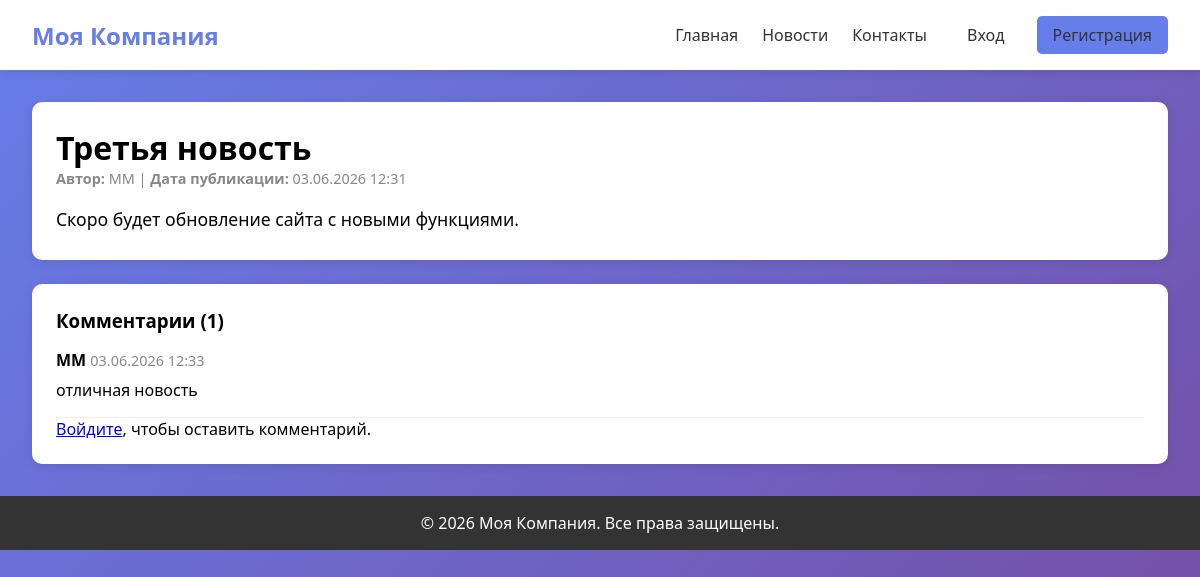
/news/3/, run on the app's committed database.
### news/models.py (models this page shows, shortened)
class News(models.Model):
    title = models.CharField('Заголовок', max_length=200)
    content = models.TextField('Содержание')
    author = models.ForeignKey(User, on_delete=models.CASCADE, verbose_name='Автор', related_name='news')
    created_date = models.DateTimeField('Дата публикации', default=timezone.now)
    image = models.ImageField('Изображение', upload_to='news_images/', blank=True, null=True)
    class Meta:
        verbose_name = 'Новость'
        verbose_name_plural = 'Новости'
        ordering = ['-created_date']

class Comment(models.Model):
    news = models.ForeignKey(News, on_delete=models.CASCADE, verbose_name='Новость', related_name='comments')
    author = models.ForeignKey(User, on_delete=models.CASCADE, verbose_name='Автор', related_name='comments')
    text = models.TextField('Текст комментария')
    created_date = models.DateTimeField('Дата создания', default=timezone.now)
    is_active = models.BooleanField('Активен', default=True)
    class Meta:
        verbose_name = 'Комментарий'
        verbose_name_plural = 'Комментарии'
        ordering = ['-created_date']

### news/views.py (the view)
# urls.py: path('news/<int:pk>/', views.news_detail, name='news_detail'),
def news_detail(request, pk):
    news = get_object_or_404(News, pk=pk)
    comments = news.comments.filter(is_active=True)
    if request.method == 'POST' and request.user.is_authenticated:
        form = CommentForm(request.POST)
        if form.is_valid():
            comment = form.save(commit=False)
            comment.news = news
            comment.author = request.user
            comment.save()
            return redirect('news_detail', pk=pk)
    else:
        form = CommentForm()
    return render(request, 'news/news_detail.html', {
        'news': news,
        'comments': comments,
        'form': form,
    })

### news/templates/news/news_detail.html (shortened to what this page needs)
{% extends 'news/base.html' %}
{% block content %}
<div class="card">
    <h1>{{ news.title }}</h1>
    <div class="news-meta">
        <strong>Автор:</strong> {{ news.author.username }} |
        <strong>Дата публикации:</strong> {{ news.created_date|date:"d.m.Y H:i" }}
    </div>
    <div style="line-height: 1.8; font-size: 1.1rem;">
        {{ news.content|linebreaks }}
    </div>
</div>
<div class="card">
    <h3>Комментарии ({{ comments|length }})</h3>
    {% for comment in comments %}
        <div style="border-bottom: 1px solid #eee; padding: 1rem 0;">
            <strong>{{ comment.author.username }}</strong>
            <span style="color: #888; font-size: 0.9rem;">{{ comment.created_date|date:"d.m.Y H:i" }}</span>
            <p style="margin-top: 0.5rem;">{{ comment.text }}</p>
        </div>
    {% empty %}
        <p>Пока нет комментариев. Будьте первым!</p>
    {% endfor %}
    {% if user.is_authenticated %}
        <h4>Добавить комментарий</h4>
        <form method="post">
            {% csrf_token %}
            {{ form.as_p }}
            <button type="submit" class="btn btn-primary">Отправить</button>
        </form>
    {% else %}
        <p><a href="{% url 'login' %}">Войдите</a>, чтобы оставить комментарий.</p>
    {% endif %}
</div>
{% endblock %}

### news/templates/news/base.html (style rules this page uses)
* { margin: 0; padding: 0; box-sizing: border-box; }
body { font-family: 'Segoe UI', Tahoma, Geneva, Verdana, sans-serif; background: linear-gradient(135deg, #667eea 0%, #764ba2 100%); min-height: 100vh; }
.card { background: white; border-radius: 10px; padding: 1.5rem; margin-bottom: 1.5rem; box-shadow: 0 2px 10px rgba(0,0,0,0.1); }
.news-meta { color: #888; font-size: 0.9rem; margin-bottom: 1rem; }

### data on the page
News: title "Третья новость", author.username "MM", created_date "03.06.2026 12:31", content "Скоро будет обновление сайта с новыми функциями."
Comment: author.username "MM", created_date "03.06.2026 12:33", text "отличная новость"

### other printed values
{{ comments|length }} "1"
